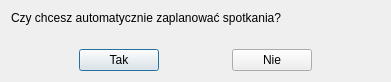
<?xml version="1.0" encoding="UTF-8"?>
<ui version="4.0">
 <class>PlanMatchesDialog</class>
 <widget class="QDialog" name="PlanMatchesDialog">
  <property name="geometry">
   <rect>
    <x>0</x>
    <y>0</y>
    <width>391</width>
    <height>82</height>
   </rect>
  </property>
  <property name="windowTitle">
   <string>Dialog</string>
  </property>
  <layout class="QVBoxLayout" name="verticalLayout">
   <item>
    <widget class="QLabel" name="label">
     <property name="text">
      <string>Czy chcesz automatycznie zaplanować spotkania?</string>
     </property>
    </widget>
   </item>
   <item>
    <spacer name="verticalSpacer">
     <property name="orientation">
      <enum>Qt::Vertical</enum>
     </property>
     <property name="sizeHint" stdset="0">
      <size>
       <width>20</width>
       <height>40</height>
      </size>
     </property>
    </spacer>
   </item>
   <item>
    <layout class="QHBoxLayout" name="horizontalLayout">
     <item>
      <spacer name="horizontalSpacer">
       <property name="orientation">
        <enum>Qt::Horizontal</enum>
       </property>
       <property name="sizeHint" stdset="0">
        <size>
         <width>40</width>
         <height>20</height>
        </size>
       </property>
      </spacer>
     </item>
     <item>
      <widget class="QPushButton" name="Tak">
       <property name="text">
        <string>Tak</string>
       </property>
      </widget>
     </item>
     <item>
      <spacer name="horizontalSpacer_2">
       <property name="orientation">
        <enum>Qt::Horizontal</enum>
       </property>
       <property name="sizeHint" stdset="0">
        <size>
         <width>40</width>
         <height>20</height>
        </size>
       </property>
      </spacer>
     </item>
     <item>
      <widget class="QPushButton" name="Nie">
       <property name="text">
        <string>Nie</string>
       </property>
      </widget>
     </item>
     <item>
      <spacer name="horizontalSpacer_3">
       <property name="orientation">
        <enum>Qt::Horizontal</enum>
       </property>
       <property name="sizeHint" stdset="0">
        <size>
         <width>40</width>
         <height>20</height>
        </size>
       </property>
      </spacer>
     </item>
    </layout>
   </item>
  </layout>
 </widget>
 <resources/>
 <connections/>
</ui>
